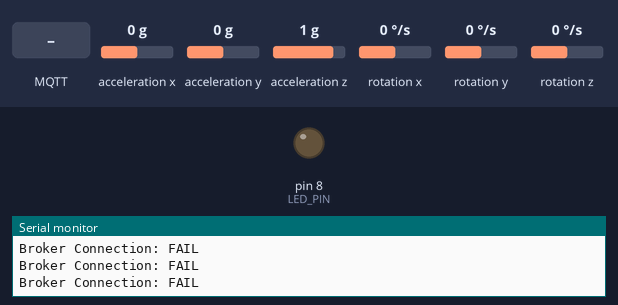
A sketch run on a simulated Arduino Uno, built for the host (arithmetic inside an expression is 32-bit, double 64-bit). On the bench: output pins drawn as LEDs (lit = HIGH), the last lines printed to the serial monitor. Inputs (shaded band) come from the test bench; at power-on: acceleration x 0 g, acceleration y 0 g, acceleration z 1 g, rotation x 0 °/s, rotation y 0 °/s, rotation z 0 °/s. No MQTT or app messages arrive unless stated; not simulated (calls return 0 or success): Secrets.h.

Above: at 7.2 s.
7.3 s: acceleration x set to -1.4 g
At 10.2 s:
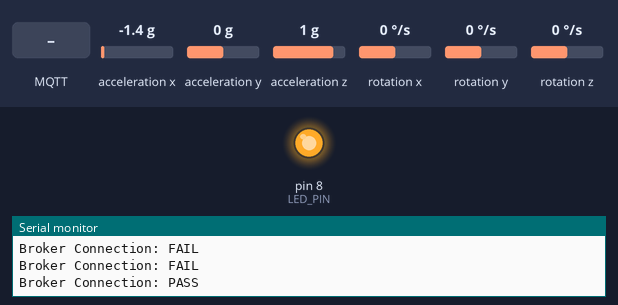
10.3 s: MQTT message "c" arrives on the first subscribed topic
11.8 s: acceleration y set to -1.4 g
14.7 s: MQTT message "i" arrives on the first subscribed topic
Timing chart, 0 to 17.7 s (numbered marks = the images above; inputs shaded):
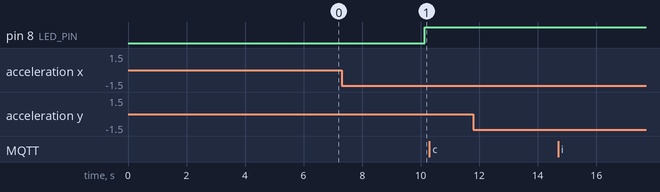

The sketch:

GarbageBin_GimbalLock.ino
```cpp
#define TINY_GSM_MODEM_SIM808
#define SerialMon Serial
#define LED_PIN 8

#include <HCSR04.h>
#include <TinyGsmClient.h>
#include <PubSubClient.h>
#include <SoftwareSerial.h>
#include <MPU6050_tockn.h>
#include <Wire.h>
#include <Secrets.h>

SoftwareSerial SerialAT(2, 3);
TinyGsm modem(SerialAT);
TinyGsmClient client(modem);
PubSubClient mqtt(client);
HCSR04 distanceSensor(9, 10, 60);
MPU6050 mpu6050(Wire);
Secrets secret;

const char* apn  = secret.APN;
const char* broker = secret.BROKER_HOST;
const int port = secret.BROKER_PORT;
const char* clientID = "Developed Device";
const char* username = secret.BROKER_USERNAME;
const char* password = secret.BROKER_PASSWORD;
const char* topicUltraGyro = "GarbageBin/1/UltraGyro";
const char* topicGPS = "GarbageBin/1/GPS";
long lastReconnectAttempt = 0;
long lastSend = 0;

const float garbageBinHeight = 60.0;
float level = 0.0;
float prevLevel = 0.0;
float latitude = 0.0;
float longitude = 0.0;
float prevLatitude = 0.0;
float prevLongitude = 0.0;
float angle = 0.0;
int overflowAngle = 45;

bool sameCoordFlag = false;
bool lidFlags[4] = {false, false, false, false};

void setup() {
  SerialMon.begin(9600);
  delay(10);
  SerialAT.begin(9600);
  delay(3000);
  Wire.begin();

  SerialMon.println("Initializing");
  modem.restart();

  bool networkFlag = false;
  while (networkFlag == false) {
    SerialMon.print("Network Connection: ");
    if (!modem.waitForNetwork()) {
      SerialMon.println("FAIL");
    } else {
      SerialMon.println("PASS");
      networkFlag = true;
    }
  }

  bool apnFlag = false;
  while (apnFlag == false)
  {
    SerialMon.print("Internet Connection: ");
    if (!modem.gprsConnect(apn, "", "")) {
      SerialMon.println("FAIL");
    } else {
      SerialMon.println("PASS");
      apnFlag = true;
    }
  }

  modem.enableGPS();
  mqtt.setServer(broker, port);
  mqtt.setCallback(mqttCallback);
  pinMode(LED_PIN, OUTPUT);

  mpu6050.begin();
  mpu6050.calcGyroOffsets(false);
}

void loop() {
  mpu6050.update();
  if (!mqtt.connected()) {
    SerialMon.println("Broker Connection: FAIL");
    digitalWrite(LED_PIN, LOW);
    unsigned long t = millis();
    if (t - lastReconnectAttempt > 10000L) {
      lastReconnectAttempt = t;
      if (mqttConnect()) {
        digitalWrite(LED_PIN, HIGH);
        lastReconnectAttempt = 0;
      }
    }
    delay(100);
    return;
  }

  else {
    unsigned long z = millis();
    if (z - lastSend > 3000L) {
      lastSend = z;

      if (modem.getGPS(&latitude, &longitude)) {
        if (abs(prevLatitude - latitude) > 0.000003 && abs(prevLongitude - longitude) > 0.000003) {
          Serial.println("Latitude,Longitude: " + String(latitude) + ',' + String(longitude));
          mqtt.publish(topicGPS, (String(latitude) + ',' + String(longitude)).c_str());
          prevLatitude = latitude;
          prevLongitude = longitude;
          sameCoordFlag = false;
        }
      } else {
        if (!sameCoordFlag) {
          Serial.println("Latitude,Longitude: 14.641897,121.002980");
          mqtt.publish(topicGPS, "14.641897,121.002980");
          sameCoordFlag = true;
        }
      }

      angle = abs(mpu6050.getAngleY());
      SerialMon.println("Angle: " + String(angle));
      if (angle <= 2) {
        level = abs(((garbageBinHeight - distanceSensor.ping_median(11)) / garbageBinHeight) * 100);
        if (!lidFlags[0]) {
          lidFlags[0] = true;
          lidFlags[1] = false;
          lidFlags[2] = false;
          lidFlags[3] = false;
          SerialMon.println("Level,Lid: " + String(level) + ',' + "Closed");
          mqtt.publish(topicUltraGyro, (String(level) + ',' + "Closed").c_str());
        } else if (abs(prevLevel - level) > 3) {
          SerialMon.println("Level,Lid: " + String(level) + ',' + "Closed");
          mqtt.publish(topicUltraGyro, (String(level) + ',' + "Closed").c_str());
          prevLevel = level;
        }
      } else if (angle >= 2) {
        level = abs(((garbageBinHeight - distanceSensor.ping_median(11)) / garbageBinHeight) * 100);
        if (angle <= overflowAngle && level >= 90) {
          if (!lidFlags[2]) {
            lidFlags[0] = false;
            lidFlags[1] = false;
            lidFlags[2] = true;
            lidFlags[3] = false;
            SerialMon.println("Level,Lid: 100.1,Overflow");
            mqtt.publish(topicUltraGyro, "100.1,Overflow");
          }
        } else if (angle <= 45) {
          if (!lidFlags[3]) {
            lidFlags[0] = false;
            lidFlags[1] = false;
            lidFlags[2] = false;
            lidFlags[3] = true;
            Serial.println("Level,Lid: " + String(level) + ',' + "Partial");
            mqtt.publish(topicUltraGyro, (String(level) + ',' + "Partial").c_str());
          }
          if (abs(prevLevel - level) > 3) {
            Serial.println("Level,Lid: " + String(level) + ',' + "Partial");
            mqtt.publish(topicUltraGyro, (String(level) + ',' + "Partial").c_str());
            prevLevel = level;
          }
        } else {
          if (!lidFlags[1]) {
            lidFlags[0] = false;
            lidFlags[1] = true;
            lidFlags[2] = false;
            lidFlags[3] = false;
            SerialMon.println("Level,Lid: 0,Open");
            mqtt.publish(topicUltraGyro, "0,Open");
          }
        }
      }
    }
  }
  mqtt.loop();
}

boolean mqttConnect() {
  SerialMon.print("Broker Connection: ");
  boolean status = mqtt.connect(clientID, username, password, NULL, 2, NULL, NULL);
  if (status == false) {
    SerialMon.println("FAIL");
    return false;
  }
  SerialMon.println("PASS");
  mqtt.subscribe("GarbageBin/1/OverflowAngle");
  return mqtt.connected();
}

void mqttCallback(char* topic, byte* payload, unsigned int len) {
  if (String(topic) == "GarbageBin/1/OverflowAngle") {
    Serial.println(payload[0] + payload[1]);
    byte temp = payload[0] + payload[1];
    if (temp == 99) {
      overflowAngle = 30;
    } else if (temp == 105) {
      overflowAngle = 45;
    } else {
      overflowAngle = 60;
    }
  }
}
```
